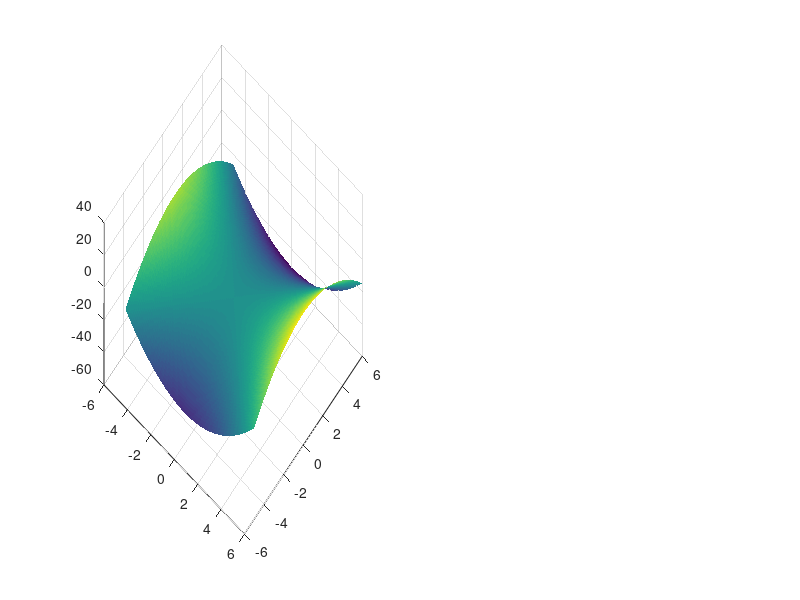

MATLAB code to generate this figure: (Note: this script raises an error after producing the figure.)
[x, y] = meshgrid(-5:0.1:6, -5:0.1:6);
z = x.^2 - y.^2 - 15;

subplot(1,2,1)
surf(x, y, z);
%colormap summer
shading flat
view(40,55);

syms x y
F = x^2 - y.^2 -15;
subplot(1,2,2)
ezsurf(x, y, F);
%colormap summer
shading flat
view(40,55);
